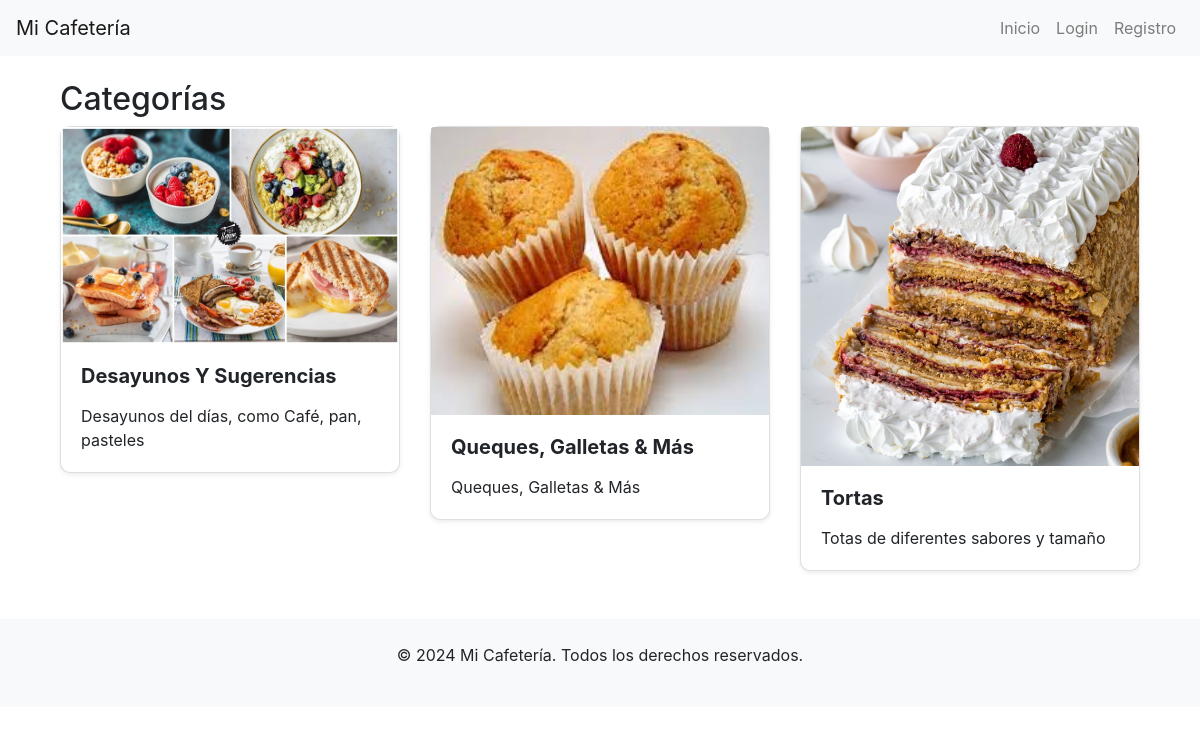
Page /categorias/ on the committed database.
### inventario/models.py (models this page shows, shortened)
class Categoria(models.Model):
    nombre = models.CharField(max_length=100)
    imagen = models.ImageField(upload_to='categorias/')
    descripcion = models.TextField()

### inventario/views.py (the view)
# urls.py: path('categorias/', views.categorias, name='categorias'),
def categorias(request):
    categorias = Categoria.objects.all()
    return render(request, 'categorias.html', {'categorias': categorias})

### inventario/templates/categorias.html (shortened to what this page needs)
{% extends 'base.html' %}
{% block content %}
<div class="container">
    <h2>Categorías</h2>
    <div class="row">
        {% for categoria in categorias %}
        <div class="col-md-4">
            <div class="card mb-4 shadow-sm">
                <img src="{{ categoria.imagen.url }}" class="card-img-top" alt="{{ categoria.nombre }}">
                <div class="card-body">
                    <h5 class="card-title">{{ categoria.nombre }}</h5>
                    <p class="card-text">{{ categoria.descripcion }}</p>
                </div>
            </div>
        </div>
        {% endfor %}
    </div>
</div>
{% endblock %}

### inventario/static/css/styles.css (style rules this page uses)
.card { border-radius: 10px; }
.card-title { font-weight: bold; }

### rows in the picture
Categoria: imagen (picture), nombre "Desayunos Y Sugerencias", descripcion "Desayunos del días, como Café, pan, pasteles"
Categoria: imagen (picture), nombre "Queques, Galletas & Más", descripcion "Queques, Galletas & Más"
Categoria: imagen (picture), nombre "Tortas", descripcion "Totas de diferentes sabores y tamaño"
